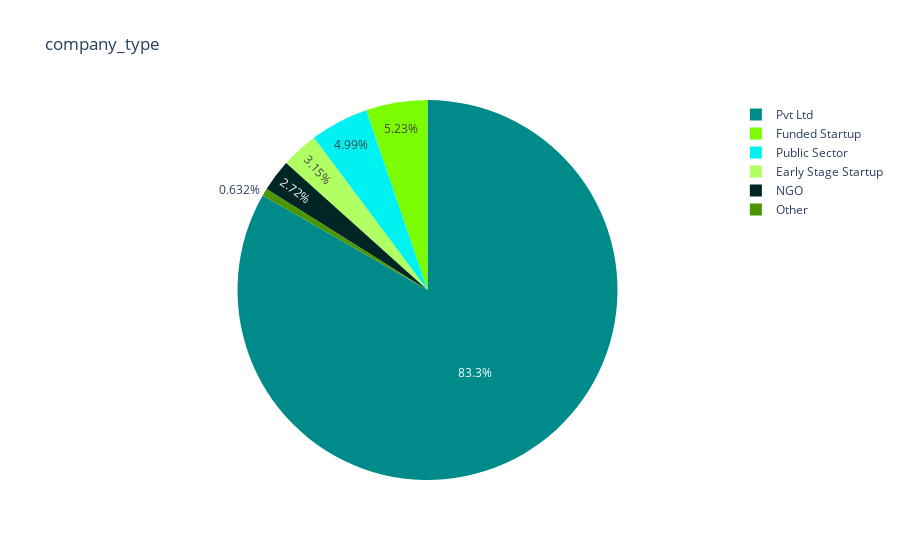

Here is the notebook cell this chart was saved with:
### Code cell
pie_chart(hr_train,'company_type')

### Figure 1 — Plotly figure (JSON) as saved in the notebook; plotly's stock layout.template omitted (floating-point values rounded to 4 significant figures)
{"data": [{"domain": {"x": [0, 1], "y": [0, 1]}, "hovertemplate": "label=%{label}<br>value=%{value}<extra></extra>", "labels": ["Pvt Ltd", "Funded Startup", "Public Sector", "Early Stage Startup", "NGO", "Other"], "legendgroup": "", "name": "", "showlegend": true, "type": "pie", "values": [15956, 1001, 955, 603, 521, 121]}], "layout": {"legend": {"tracegroupgap": 0}, "piecolorway": ["darkcyan", "lawngreen"], "title": {"text": "company_type"}}}
